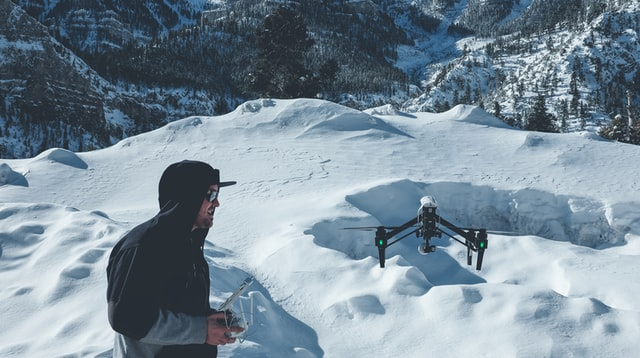
#> input picture presentation_drone_input.jpg, 640 x 358 px
$ python -i process_images.py   (imports and definitions only)
#> lines starting #> are read from the running program, lines starting #| are printed output that depends on the picture; after the words box and inside, x2 and y2 are one past the last pixel; in counts of white or black regions, pixels touching at a corner belong together
#> further down, picture is the input picture: shape (358, 640, 3); mean B, G, R 153.1, 140.6, 123.1
import cv2 as cv
import numpy as np
import base64


def get_pixel_coordinates(image, scale_x, scale_y):
    non_zero_indices = np.nonzero(np.any(image != [255, 255, 255], axis=-1))
    scaled_coords = zip(non_zero_indices[1] * scale_x, non_zero_indices[0] * scale_y)
    return list(scaled_coords)


def _largest_external_contours(binary_mask, min_area_ratio=0.0008):
    contours, _ = cv.findContours(binary_mask, cv.RETR_EXTERNAL, cv.CHAIN_APPROX_SIMPLE)
    if not contours:
        return []
    min_area = max(25, int(binary_mask.shape[0] * binary_mask.shape[1] * min_area_ratio))
    return [c for c in contours if cv.contourArea(c) >= min_area]


def process_image(image):
    target_height = image.shape[0]
#> target_height = 358

    aspect_ratio = image.shape[1] / image.shape[0]
#> aspect_ratio = 1.79
    target_width = int(target_height * aspect_ratio)
#> target_width = 640

    scale_x = target_width / image.shape[1]
#> scale_x = 1
    scale_y = target_height / image.shape[0]
#> scale_y = 1

    gray_image = cv.cvtColor(image, cv.COLOR_BGR2GRAY)
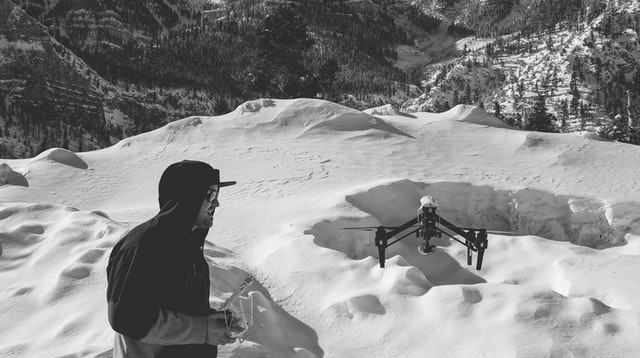
#> gray_image: shape (358, 640); min 14, max 253, mean 136.8
    blur = cv.GaussianBlur(gray_image, (5, 5), 0)
    _, binary = cv.threshold(blur, 0, 255, cv.THRESH_BINARY + cv.THRESH_OTSU)
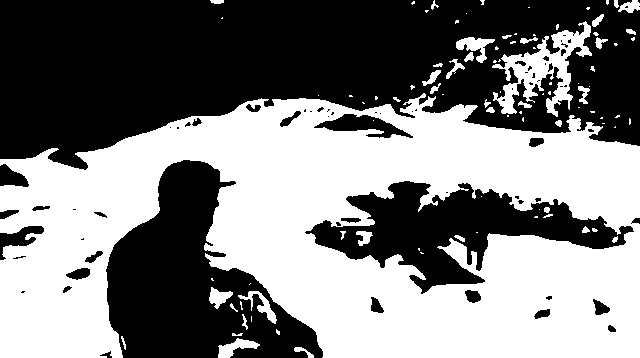
#> binary: shape (358, 640); 49.5% white; 94 white regions (56 under 20 px), largest, box (x1, y1, x2, y2) and area: (0, 93, 640, 358) 106521, (492, 21, 592, 117) 3381, (456, 37, 495, 63) 434

    border = np.concatenate((binary[0, :], binary[-1, :], binary[:, 0], binary[:, -1]))
#> border = 1996 values, max 255 at index 210, min 0 at index 0, mean 107.8
    border_is_bright = np.mean(border) > 127
#> border_is_bright = False
    if border_is_bright:
        binary = cv.bitwise_not(binary)

    kernel = np.ones((3, 3), np.uint8)
    binary = cv.morphologyEx(binary, cv.MORPH_OPEN, kernel, iterations=1)
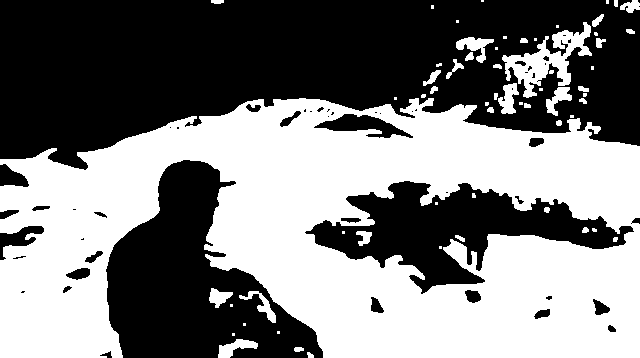
#> binary: shape (358, 640); 49.1% white; 61 white regions (28 under 20 px), largest, box (x1, y1, x2, y2) and area: (0, 98, 640, 358) 106213, (502, 22, 592, 98) 2399, (456, 37, 494, 63) 423
    binary = cv.morphologyEx(binary, cv.MORPH_CLOSE, kernel, iterations=2)
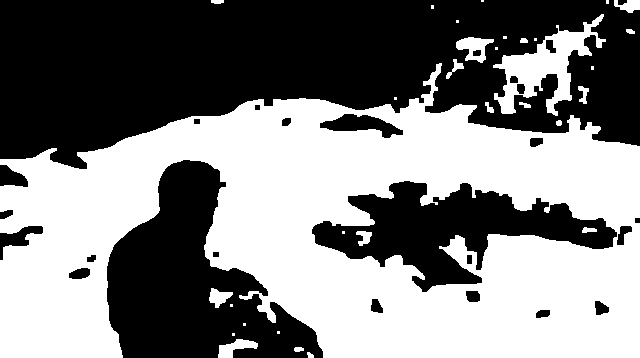
#> binary: shape (358, 640); 50% white; 26 black regions

    contours = _largest_external_contours(binary)
#> in _largest_external_contours, `contours, _ = cv.findContours(binary_mask, cv.RETR_EXTERNAL, cv.CHAIN_..`: contours = 29 contours, 13 with area under 20; largest, box (x1, y1, x2, y2) and area: (0, 63, 640, 358) 124153, (493, 14, 606, 116) 3859, (456, 37, 494, 63) 508, (218, 339, 258, 358) 344, (209, 288, 233, 308) 232
#> contours = 6 contours; box (x1, y1, x2, y2) and area: (0, 63, 640, 358) 124153, (493, 14, 606, 116) 3859, (456, 37, 494, 63) 508, (218, 339, 258, 358) 344, (209, 288, 233, 308) 232, (614, 0, 640, 13) 184

    white_image = np.ones_like(image) * 255

    # Draw blue contours on the white image
    cv.drawContours(white_image, contours, -1, (255, 0, 0), 1)
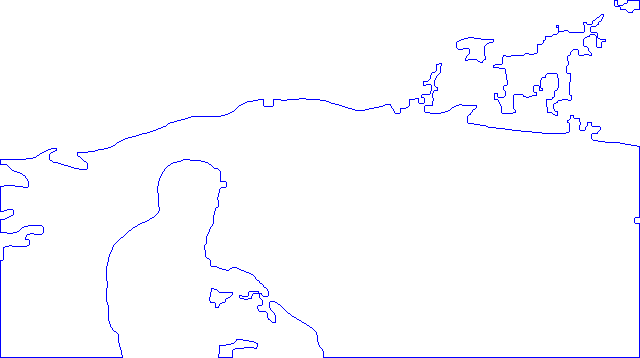
#> white_image: shape (358, 640, 3); mean of channels 0, 1, 2 255, 251.1, 251.1; drawn as B, G, R

    # Now, we'll convert this image to a base64 string
    _, buffer = cv.imencode(".png", white_image)
#> buffer = 6911 values, max 255 at index 194, min 0 at index 8, mean 119.1
    outline_img_base64 = base64.b64encode(buffer.tobytes()).decode("utf-8")

    coordinates = get_pixel_coordinates(white_image, scale_x, scale_y)
#> in get_pixel_coordinates, `non_zero_indices = np.nonzero(np.any(image != [255, 255, 255], axis=-1))`: non_zero_indices = 3521 positions, rows 0 to 357, columns 0 to 639
#> coordinates = 3521 pairs, first value 0 to 639, second value 0 to 357
    height = binary.shape[0]
#> height = 358
    contour_strings = [
        "{:.7e} {:.7e}".format(float(point[0][0]), float(height - point[0][1]))
        for contour in contours
        for point in contour
    ]
#> contour_strings = 1109 items, first 6: '2.3600000e+02 1.9000000e+01', '2.3600000e+02 1.8000000e+01', '2.3300000e+02 1.5000000e+01', '2.3100000e+02 1.5000000e+01', '2.3000000e+02 1.4000000e+01', '2.2600000e+02 1.4000000e+01'

    output = {
        "coordinates": coordinates,
        "contour_strings": contour_strings,
        "outline_img_base64": outline_img_base64,
    }
    return output

>>> import cv2
>>> picture = cv2.imread('../../../../presentation_drone_input.jpg')
>>> result = process_image(picture)
#> result = 3 items

$ run again, on drone_benchmark_input.png
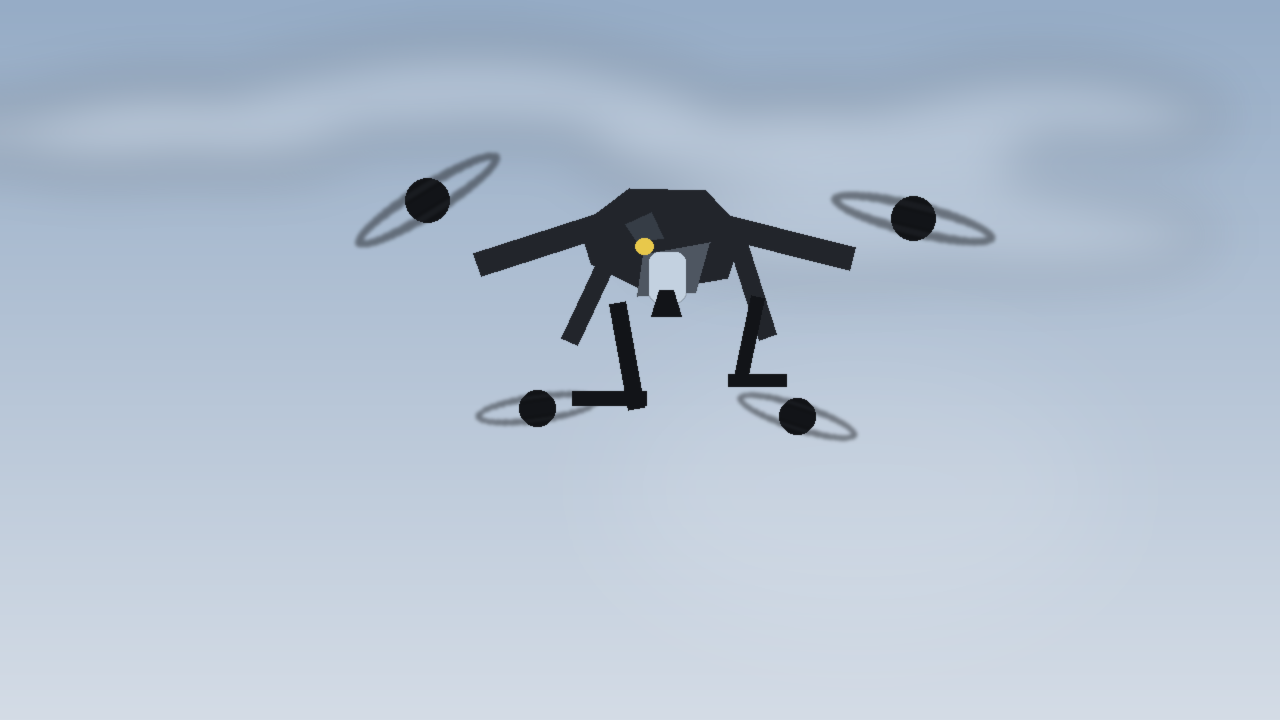
#> input picture drone_benchmark_input.png, 1280 x 720 px
#> picture is the input picture: shape (720, 1280, 3); mean B, G, R 207, 190.5, 176.8
#> in process_image, `_, binary = cv.threshold(blur, 0, 255, cv.THRESH_BINARY + cv.THRESH_OT..`:
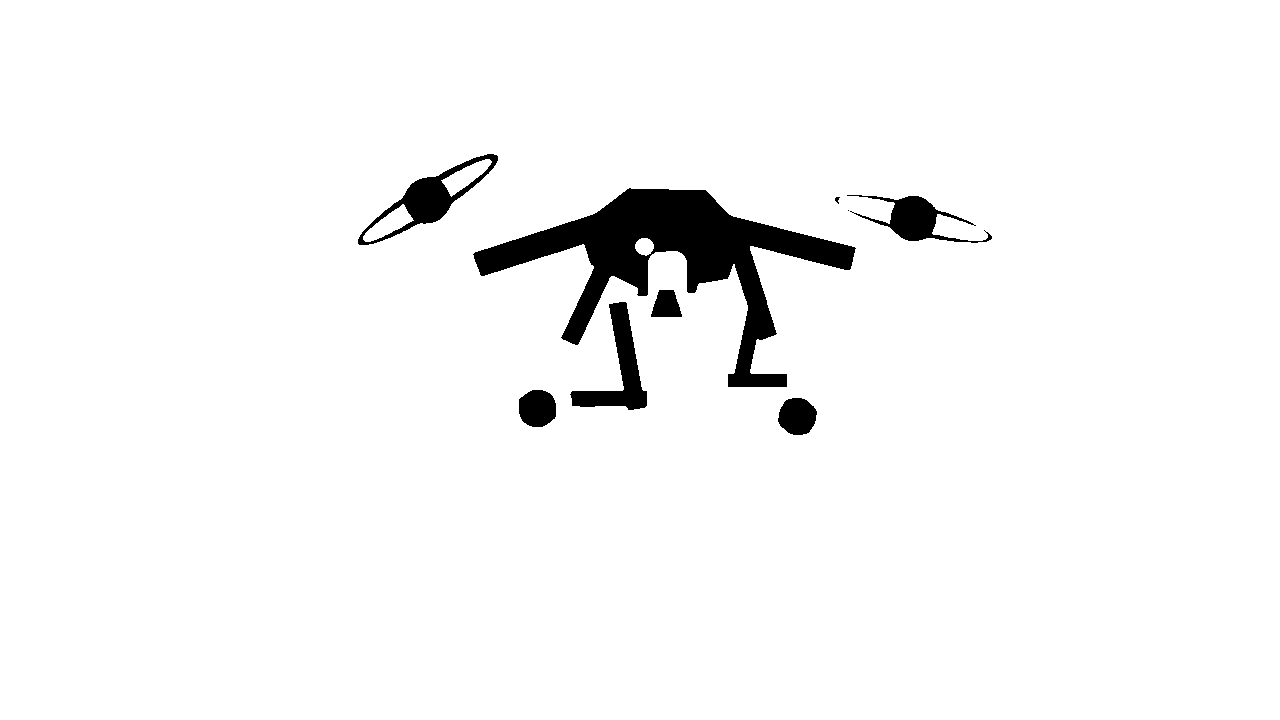
#> binary: shape (720, 1280); 96.5% white; 9 black regions (1 under 20 px), largest, box (x1, y1, x2, y2) and area: (473, 188, 856, 387) 21713, (358, 154, 498, 245) 2808, (570, 302, 647, 410) 2782
#> border = 4000 values from 255 to 255
#> border_is_bright = True
#> in _largest_external_contours, `contours, _ = cv.findContours(binary_mask, cv.RETR_EXTERNAL, cv.CHAIN_..`: contours = 9 contours, 2 with area under 20; largest, box (x1, y1, x2, y2) and area: (474, 189, 855, 387) 21016, (358, 154, 498, 245) 3370, (571, 302, 647, 410) 2610, (872, 196, 962, 242) 1839, (519, 390, 556, 427) 1075, (778, 398, 817, 435) 1060, (651, 290, 682, 317) 581
#> in process_image, `contours = _largest_external_contours(binary)`: contours = 6 contours; box (x1, y1, x2, y2) and area: (474, 189, 855, 387) 21016, (358, 154, 498, 245) 3370, (571, 302, 647, 410) 2610, (872, 196, 962, 242) 1839, (519, 390, 556, 427) 1075, (778, 398, 817, 435) 1060
#> in process_image, `cv.drawContours(white_image, contours, -1, (255, 0, 0), 1)`:
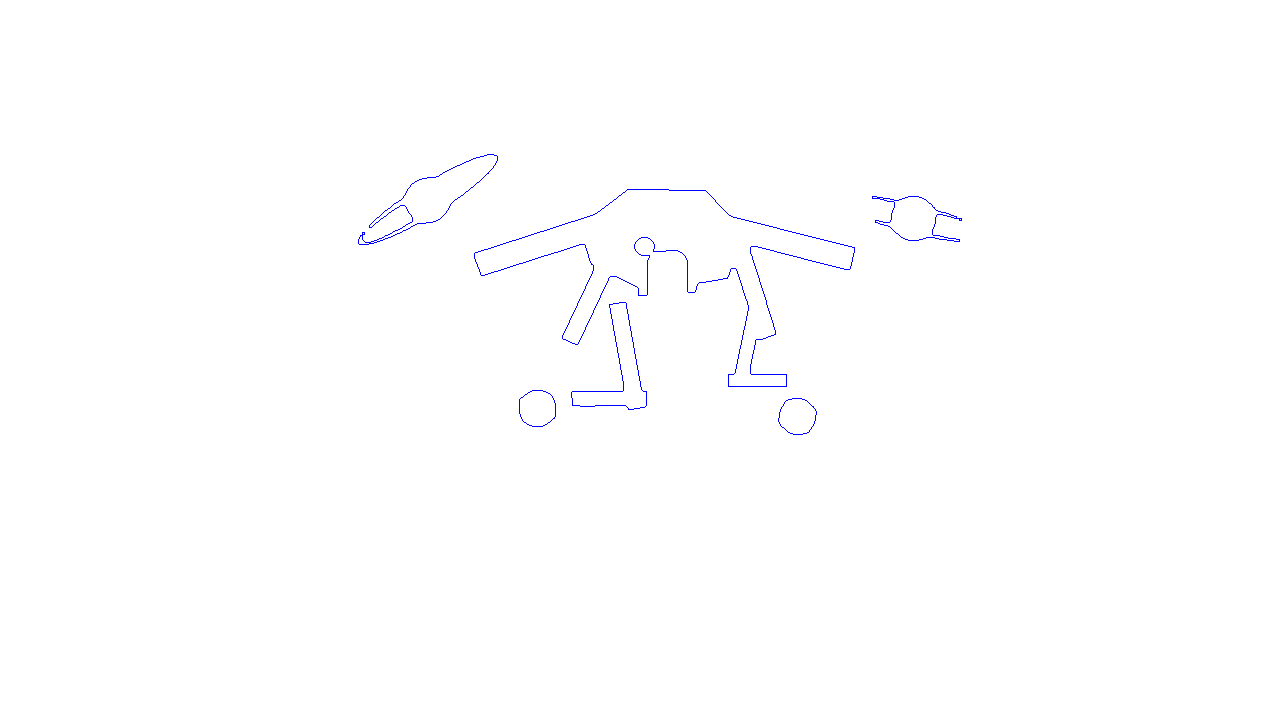
#> white_image: shape (720, 1280, 3); mean of channels 0, 1, 2 255, 254.2, 254.2; drawn as B, G, R
#> buffer = 10730 values, max 255 at index 1536, min 0 at index 8, mean 118.6
#> non_zero_indices = 2713 positions, rows 154 to 434, columns 358 to 961
#> coordinates = 2713 pairs, first value 358 to 961, second value 154 to 434
#> contour_strings = 1244 items, first 6: '7.9200000e+02 3.2200000e+02', '7.9100000e+02 3.2100000e+02', '7.8800000e+02 3.2100000e+02', '7.8700000e+02 3.2000000e+02', '7.8600000e+02 3.2000000e+02', '7.8400000e+02 3.1800000e+02'
#> result = 3 items

$ run again, on hh8v8sig_drone-generic-getty_625x300_02_February_23.webp
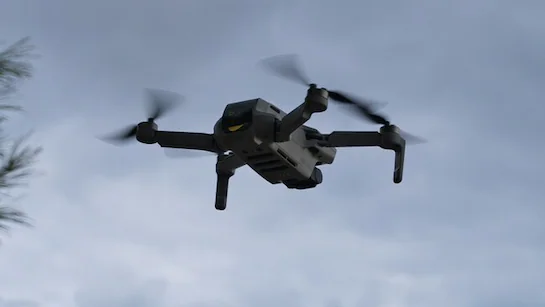
#> input picture hh8v8sig_drone-generic-getty_625x300_02_February_23.webp, 545 x 307 px
#> picture is the input picture: shape (307, 545, 3); mean B, G, R 180.4, 159.9, 147
#> in process_image, `_, binary = cv.threshold(blur, 0, 255, cv.THRESH_BINARY + cv.THRESH_OT..`:
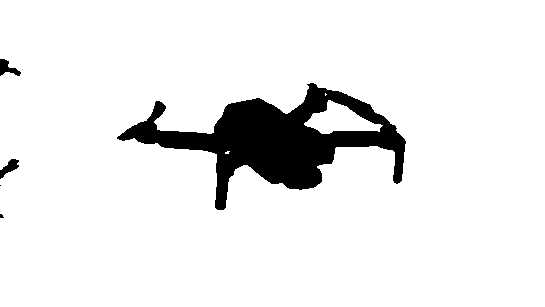
#> binary: shape (307, 545); 92.1% white; 5 black regions (2 under 20 px), largest, box (x1, y1, x2, y2) and area: (117, 83, 406, 210) 12918, (0, 59, 21, 76) 182, (0, 159, 19, 179) 175
#> border = 1704 values, max 255 at index 0, min 0 at index 1149, mean 250.4
#> border_is_bright = True
#> in _largest_external_contours, `contours, _ = cv.findContours(binary_mask, cv.RETR_EXTERNAL, cv.CHAIN_..`: contours = 4 contours, 1 with area under 20; largest, box (x1, y1, x2, y2) and area: (118, 83, 406, 210) 13902, (0, 59, 20, 76) 150, (0, 159, 18, 178) 146
#> in process_image, `contours = _largest_external_contours(binary)`: contours = 3 contours; box (x1, y1, x2, y2) and area: (118, 83, 406, 210) 13902, (0, 59, 20, 76) 150, (0, 159, 18, 178) 146
#> in process_image, `cv.drawContours(white_image, contours, -1, (255, 0, 0), 1)`:
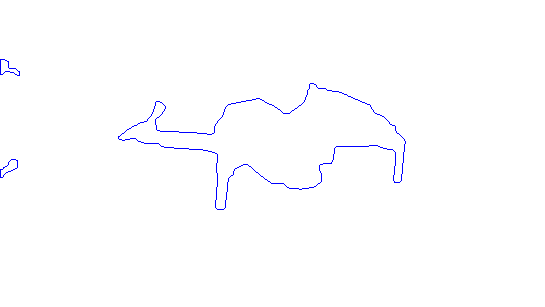
#> white_image: shape (307, 545, 3); mean of channels 0, 1, 2 255, 253.5, 253.5; drawn as B, G, R
#> buffer = 3386 values, max 255 at index 53, min 0 at index 8, mean 116.3
#> non_zero_indices = 953 positions, rows 59 to 209, columns 0 to 405
#> coordinates = 953 pairs, first value 0 to 405, second value 59 to 209
#> contour_strings = 374 items, first 6: '1.1000000e+01 1.4800000e+02', '8.0000000e+00 1.4500000e+02', '8.0000000e+00 1.4300000e+02', '6.0000000e+00 1.4100000e+02', '5.0000000e+00 1.4100000e+02', '4.0000000e+00 1.4000000e+02'
#> result = 3 items
